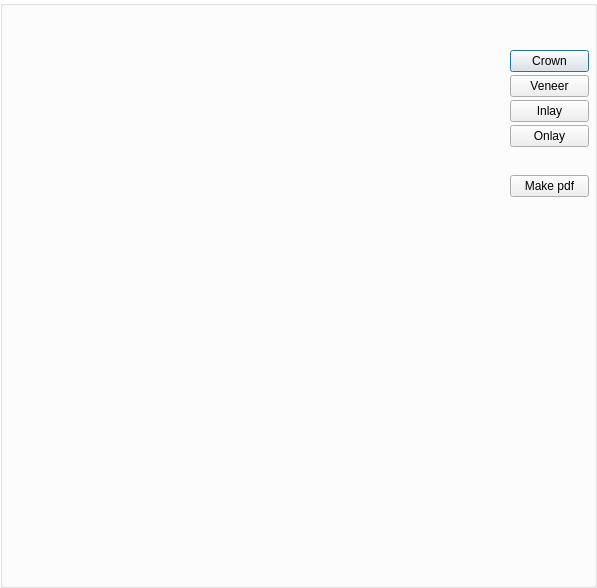
<?xml version="1.0" encoding="UTF-8"?>
<ui version="4.0">
 <class>Dialog</class>
 <widget class="QDialog" name="Dialog">
  <property name="geometry">
   <rect>
    <x>0</x>
    <y>0</y>
    <width>597</width>
    <height>588</height>
   </rect>
  </property>
  <property name="windowTitle">
   <string>Dialog</string>
  </property>
  <layout class="QGridLayout" name="gridLayout">
   <property name="leftMargin">
    <number>0</number>
   </property>
   <property name="topMargin">
    <number>0</number>
   </property>
   <property name="rightMargin">
    <number>0</number>
   </property>
   <property name="bottomMargin">
    <number>0</number>
   </property>
   <item row="0" column="0">
    <widget class="QGroupBox" name="groupBox">
     <property name="styleSheet">
      <string notr="true">QGroupBox{background-color:white;}</string>
     </property>
     <property name="title">
      <string/>
     </property>
     <widget class="QWidget" name="">
      <property name="geometry">
       <rect>
        <x>510</x>
        <y>50</y>
        <width>79</width>
        <height>224</height>
       </rect>
      </property>
      <layout class="QVBoxLayout" name="verticalLayout_2">
       <property name="spacing">
        <number>28</number>
       </property>
       <item>
        <layout class="QVBoxLayout" name="verticalLayout">
         <property name="spacing">
          <number>3</number>
         </property>
         <item>
          <widget class="QPushButton" name="pushButton_4">
           <property name="text">
            <string>Crown</string>
           </property>
          </widget>
         </item>
         <item>
          <widget class="QPushButton" name="pushButton_3">
           <property name="text">
            <string>Veneer</string>
           </property>
          </widget>
         </item>
         <item>
          <widget class="QPushButton" name="pushButton_2">
           <property name="text">
            <string>Inlay</string>
           </property>
          </widget>
         </item>
         <item>
          <widget class="QPushButton" name="pushButton_5">
           <property name="text">
            <string>Onlay</string>
           </property>
          </widget>
         </item>
        </layout>
       </item>
       <item>
        <widget class="QPushButton" name="pushButton">
         <property name="text">
          <string>Make pdf</string>
         </property>
        </widget>
       </item>
       <item>
        <spacer name="verticalSpacer">
         <property name="orientation">
          <enum>Qt::Vertical</enum>
         </property>
         <property name="sizeHint" stdset="0">
          <size>
           <width>20</width>
           <height>40</height>
          </size>
         </property>
        </spacer>
       </item>
      </layout>
     </widget>
    </widget>
   </item>
  </layout>
 </widget>
 <resources/>
 <connections/>
</ui>
